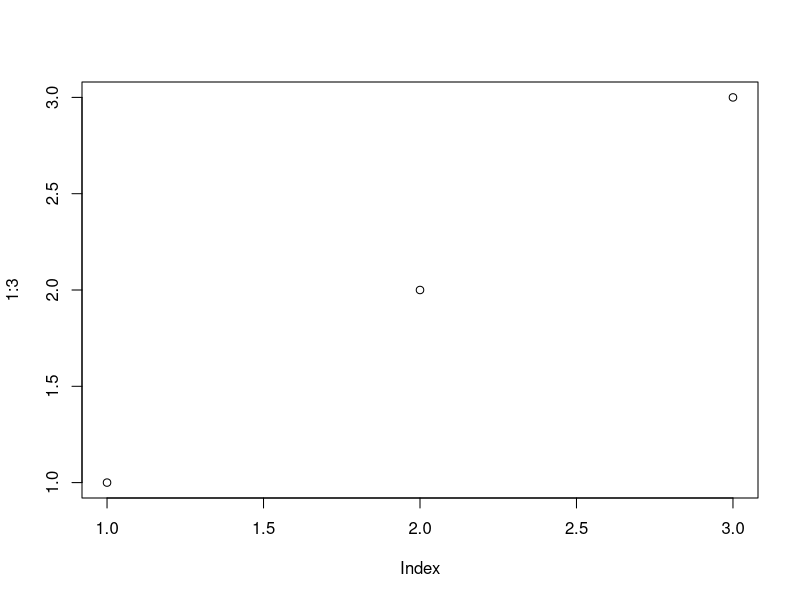
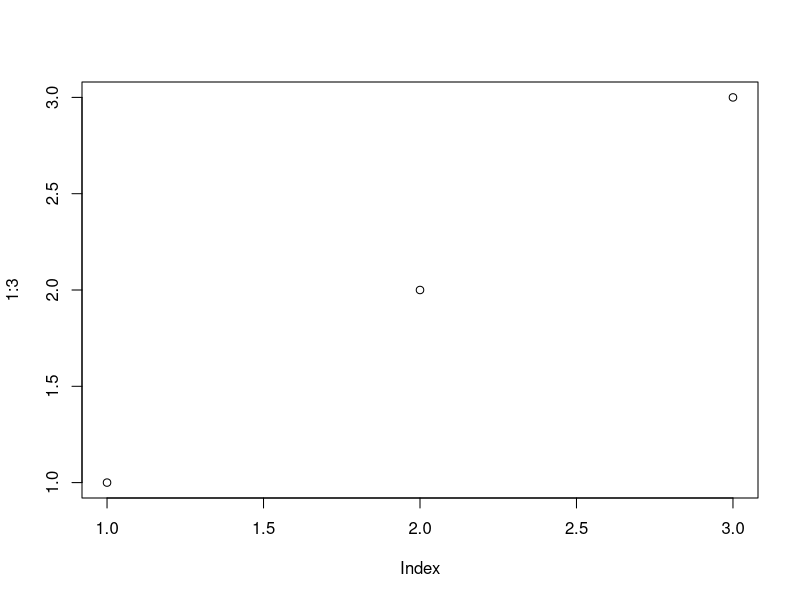

The R source for these figures, in order:
# Graphical parameters on a pdf device: queries, settings, the margins GNU R derives, layout
# scaling, read-only and unknown parameters, the display list, and an empty recorded plot.
pdf(NULL)
dev.control(displaylist = "enable")
print(grDevices:::dev.displaylist())
p <- recordPlot(); print(class(p)); print(is.null(p[[1]])); print(attr(p, "engineVersion"))
print(par("page")); print(par("mar", "cex"))
old <- par(mar = c(1, 1, 1, 1), mfrow = c(2, 2)); print(old)
print(par("mai")); print(par("mfcol")); print(storage.mode(par("mfrow")))
print(length(par())); print(length(par(no.readonly = TRUE)))
r <- withCallingHandlers(par(foo = 1, din = 3), warning = function(w) { print(conditionMessage(w)); invokeRestart("muffleWarning") }); print(r)
print(dev.size())
dev.off()
pdf(NULL, width = 4, height = 5); print(par("din")); print(dev.size()); dev.off()
print(dev.cur())
pdf(NULL); par(mfrow=c(2,2)); print(par("cex","csi","mai","omi","mex")); par(mfrow=c(3,1)); print(par("cex")); par(mfrow=c(1,2)); print(par("cex")); par(cex=2); print(par("mai","csi")); par(mex=2); print(par("mai")); par(mai=c(1,1,1,1)); print(par("mar")); par(oma=c(1,1,1,1)); print(par("omi")); dev.off()
# A file device starts with its display list off, so it records nothing until
# dev.control("enable"), and recordPlot() then holds the drawing.
file <- tempfile(fileext = ".png")
png(file)
plot(1:3)
length(recordPlot()[[1]])
dev.control("enable")
plot(1:3)
length(recordPlot()[[1]]) > 0
invisible(dev.off())
unlink(file)
